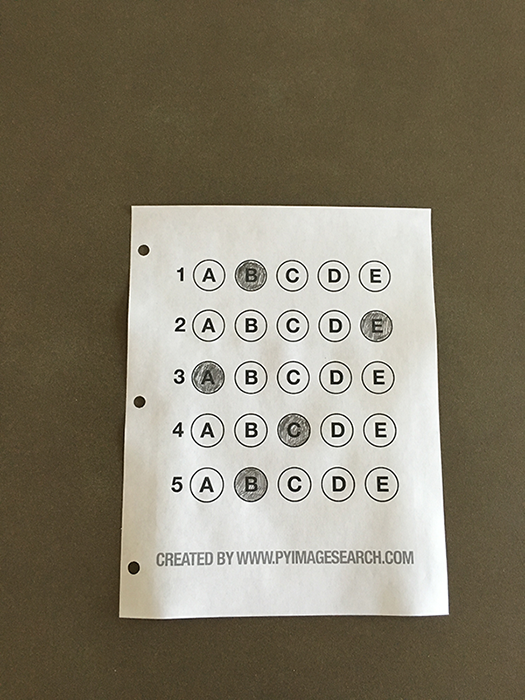
#> input picture xuki/opencv/test_01.png, 525 x 700 px
$ python get_answer.py
#> lines starting #> are read from the running program, lines starting #| are printed output that depends on the picture; after the words box and inside, x2 and y2 are one past the last pixel; in counts of white or black regions, pixels touching at a corner belong together
# @Time : 2020/9/1 9:18
# @Author : Xuki
# @File : get_answer.py
# @Annotation :

import numpy as np
import argparse
import imutils
import cv2

# 设置参数
# ap = argparse.ArgumentParser()
# ap.add_argument("-i", "--image", required=True,
#                 help="path to the input image")
# args = vars(ap.parse_args())

# 正确答案
ANSWER_KEY = {0: 1, 1: 4, 2: 0, 3: 3, 4: 1}


def order_points(pts):
    # 一共4个坐标点
    rect = np.zeros((4, 2), dtype="float32")

    # 按顺序找到对应坐标0123分别是 左上，右上，右下，左下
    # 计算左上，右下
    s = pts.sum(axis=1)
    rect[0] = pts[np.argmin(s)]
    rect[2] = pts[np.argmax(s)]

    # 计算右上和左下
    diff = np.diff(pts, axis=1)
    rect[1] = pts[np.argmin(diff)]
    rect[3] = pts[np.argmax(diff)]

    return rect


def four_point_transform(image, pts):
    # 获取输入坐标点
    rect = order_points(pts)
    (tl, tr, br, bl) = rect

    # 计算输入的w和h值
    widthA = np.sqrt(((br[0] - bl[0]) ** 2) + ((br[1] - bl[1]) ** 2))
    widthB = np.sqrt(((tr[0] - tl[0]) ** 2) + ((tr[1] - tl[1]) ** 2))
    maxWidth = max(int(widthA), int(widthB))

    heightA = np.sqrt(((tr[0] - br[0]) ** 2) + ((tr[1] - br[1]) ** 2))
    heightB = np.sqrt(((tl[0] - bl[0]) ** 2) + ((tl[1] - bl[1]) ** 2))
    maxHeight = max(int(heightA), int(heightB))

    # 变换后对应坐标位置
    dst = np.array([
        [0, 0],
        [maxWidth - 1, 0],
        [maxWidth - 1, maxHeight - 1],
        [0, maxHeight - 1]], dtype="float32")

    # 计算变换矩阵
    M = cv2.getPerspectiveTransform(rect, dst)
    cv2.warpAffine()
    warped = cv2.warpPerspective(image, M, (maxWidth, maxHeight))

    # 返回变换后结果
    return warped


def sort_contours(cnts, method="left-to-right"):
    reverse = False
    i = 0
    if method == "right-to-left" or method == "bottom-to-top":
        reverse = True
    if method == "top-to-bottom" or method == "bottom-to-top":
        i = 1
    boundingBoxes = [cv2.boundingRect(c) for c in cnts]
    (cnts, boundingBoxes) = zip(*sorted(zip(cnts, boundingBoxes),
                                        key=lambda b: b[1][i], reverse=reverse))
    return cnts, boundingBoxes


def cv_show(name, img):
    cv2.imshow(name, img)
    cv2.waitKey(0)
    # cv2.destroyAllWindows()


# 预处理
# image = cv2.imread(args["image"])
image = cv2.imread('test_01.png')
#> image is the input picture: shape (700, 525, 3); mean B, G, R 104.7, 123.2, 130.7
contours_img = image.copy()
gray = cv2.cvtColor(image, cv2.COLOR_BGR2GRAY)
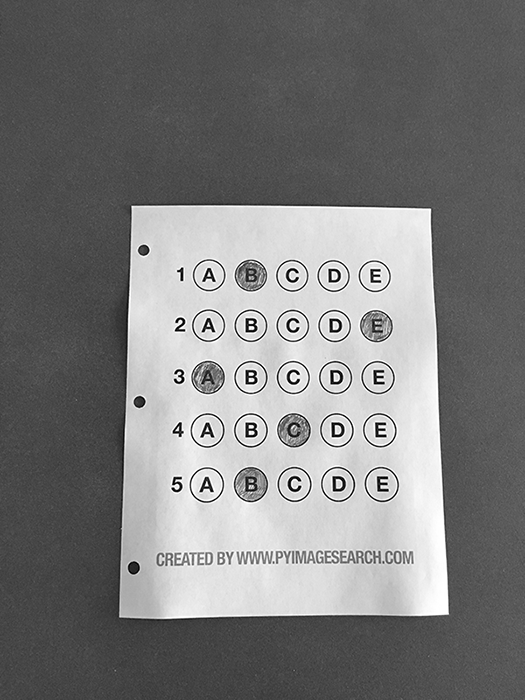
#> gray: shape (700, 525); min 0, max 255, mean 123.4
blurred = cv2.GaussianBlur(gray, (5, 5), 0)
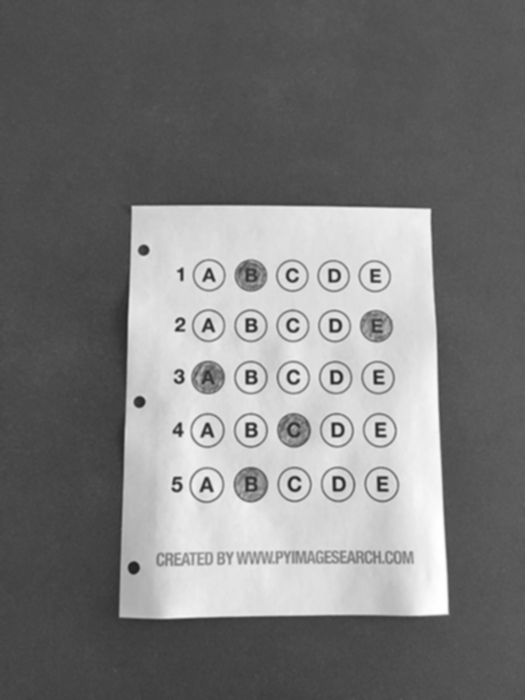
#> blurred: shape (700, 525); min 34, max 255, mean 123.4
cv_show('blurred', blurred)
edged = cv2.Canny(blurred, 75, 100)
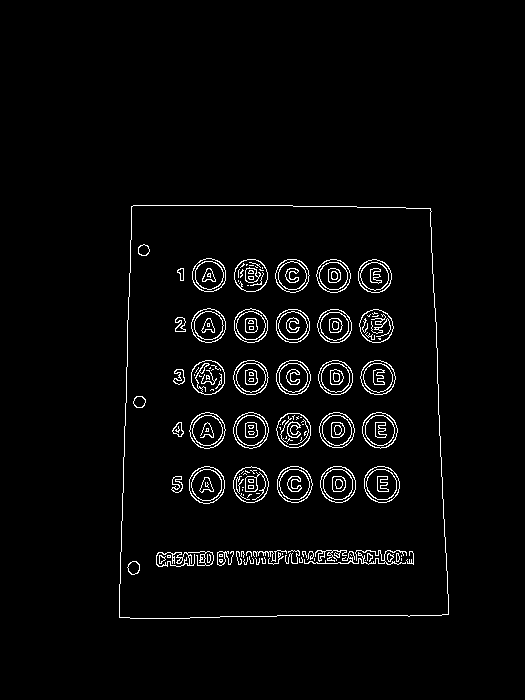
#> edged: shape (700, 525); 3% white in thin lines or dots, all inside (x1, y1, x2, y2) = (119, 205, 449, 619)
cv_show('edged', edged)

# 轮廓检测
cnts = cv2.findContours(edged.copy(), cv2.RETR_EXTERNAL,
                        cv2.CHAIN_APPROX_SIMPLE)[0]
#> cnts = 1 contour; box (x1, y1, x2, y2) and area: (119, 205, 449, 619) 128732
cv2.drawContours(contours_img, cnts, -1, (0, 0, 255), 3)
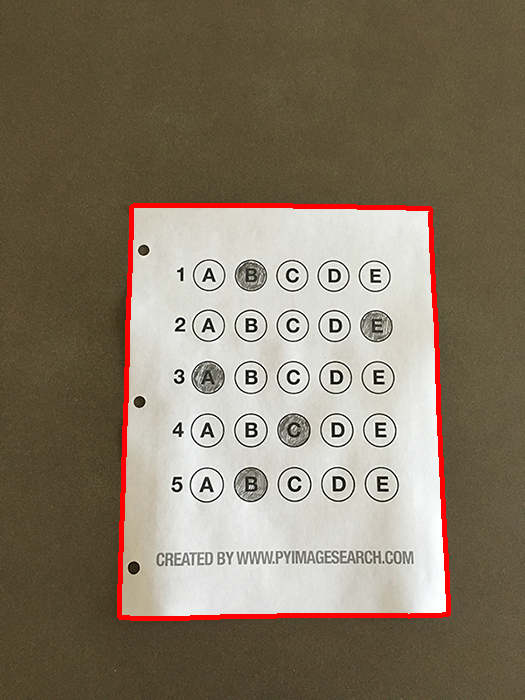
#> contours_img: shape (700, 525, 3); 1.96% of pixels changed, all inside (x1, y1, x2, y2) = (117, 203, 451, 621)
cv_show('contours_img', contours_img)
docCnt = None


# 确保检测到了
if len(cnts) > 0:
    # 根据轮廓大小进行排序
    cnts = sorted(cnts, key=cv2.contourArea, reverse=True)
    # 遍历每一个轮廓
    for c in cnts:
        # 近似
        peri = cv2.arcLength(c, True)
        approx = cv2.approxPolyDP(c, 0.02 * peri, True)


        # 准备做透视变换
        if len(approx) == 4:
            docCnt = approx
            break
#> this loop made 1 pass
#> (peri, docCnt) on pass 1: (1462.8, [[131, 206], [119, 617], [448, 614], [430, 208]])

# 执行透视变换
warped = four_point_transform(gray, docCnt.reshape(4, 2))
#> in order_points, `s = pts.sum(axis=1)`: s = [337, 736, 1062, 638]
#> in order_points, `diff = np.diff(pts, axis=1)`: diff = [75, 498, 166, -222]
#> in four_point_transform, `rect = order_points(pts)`: rect = [[131, 206], [430, 208], [448, 614], [119, 617]]
#> in four_point_transform, `(tl, tr, br, bl) = rect`: tl = [131, 206]; tr = [430, 208]; br = [448, 614]; bl = [119, 617]
#> in four_point_transform, `widthA = np.sqrt(((br[0] - bl[0]) ** 2) + ((br[1] - bl[1]) ** 2))`: widthA = 329
#> in four_point_transform, `widthB = np.sqrt(((tr[0] - tl[0]) ** 2) + ((tr[1] - tl[1]) ** 2))`: widthB = 299
#> in four_point_transform, `maxWidth = max(int(widthA), int(widthB))`: maxWidth = 329
#> in four_point_transform, `heightA = np.sqrt(((tr[0] - br[0]) ** 2) + ((tr[1] - br[1]) ** 2))`: heightA = 406.4
#> in four_point_transform, `heightB = np.sqrt(((tl[0] - bl[0]) ** 2) + ((tl[1] - bl[1]) ** 2))`: heightB = 411.2
#> in four_point_transform, `maxHeight = max(int(heightA), int(heightB))`: maxHeight = 411
#> in four_point_transform, `dst = np.array([ [0, 0], [maxWidth - 1, 0], [maxWidth - 1, maxHeight -..`: dst = [[0, 0], [328, 0], [328, 410], [0, 410]]
#> in four_point_transform, `M = cv2.getPerspectiveTransform(rect, dst)`: M = [[1.14, 0.0332, -155.6], [-0.00769, 1.15, -235.9], [-4.2e-05, 0.000256, 1]]
#> (the run stopped early here; a loop or call above may not have finished)

$ run again, with xuki/opencv/example_test.png copied over xuki/opencv/test_01.png
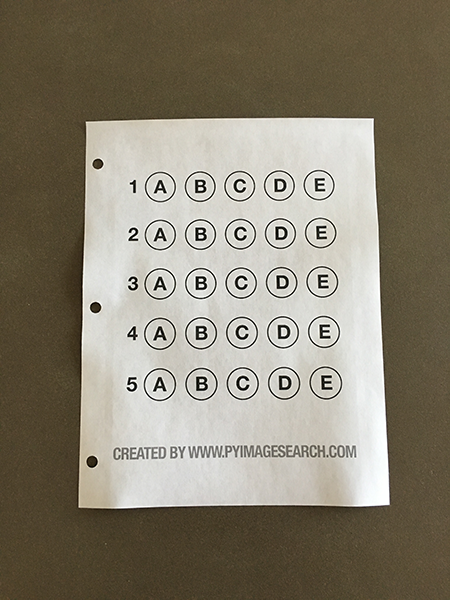
#> input picture xuki/opencv/example_test.png, 450 x 600 px
#> image is the input picture: shape (600, 450, 3); mean B, G, R 112.8, 129, 136.3
#> `edged = cv2.Canny(blurred, 75, 100)`:
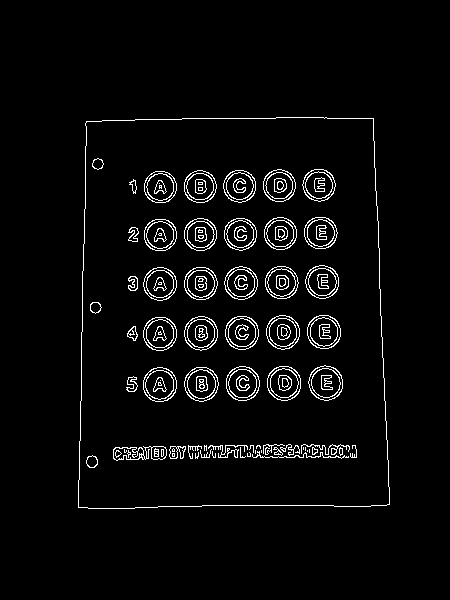
#> edged: shape (600, 450); 3.8% white in thin lines or dots, all inside (x1, y1, x2, y2) = (78, 117, 390, 509)
#> cnts = 1 contour; box (x1, y1, x2, y2) and area: (78, 117, 390, 509) 115793
#> `cv2.drawContours(contours_img, cnts, -1, (0, 0, 255), 3)`:
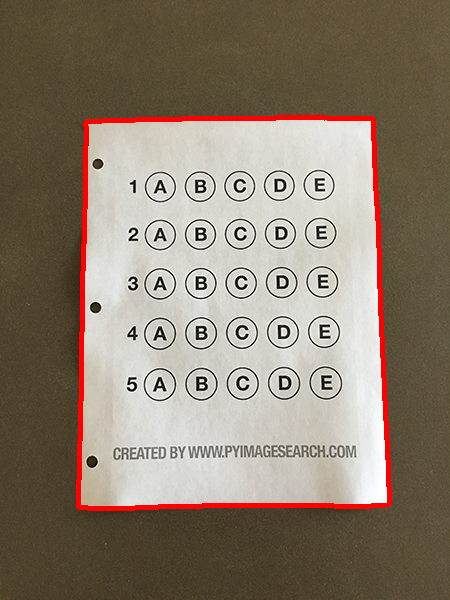
#> contours_img: shape (600, 450, 3); 2.53% of pixels changed, all inside (x1, y1, x2, y2) = (76, 115, 392, 511)
#> the loop `for c in cnts:` made 1 pass
#> (peri, docCnt) on pass 1: (1386.6, [[373, 118], [86, 121], [78, 507], [389, 504]])
#> s = [491, 207, 585, 893]
#> diff = [-255, 35, 429, 115]
#> rect = [[86, 121], [373, 118], [389, 504], [78, 507]]
#> tl = [86, 121]; tr = [373, 118]; br = [389, 504]; bl = [78, 507]
#> widthA = 311
#> widthB = 287
#> maxWidth = 311
#> heightA = 386.3
#> heightB = 386.1
#> maxHeight = 386
#> dst = [[0, 0], [310, 0], [310, 385], [0, 385]]
#> M = [[1.11, 0.023, -98.29], [0.0116, 1.11, -135.4], [4.47e-06, 0.000223, 1]]
